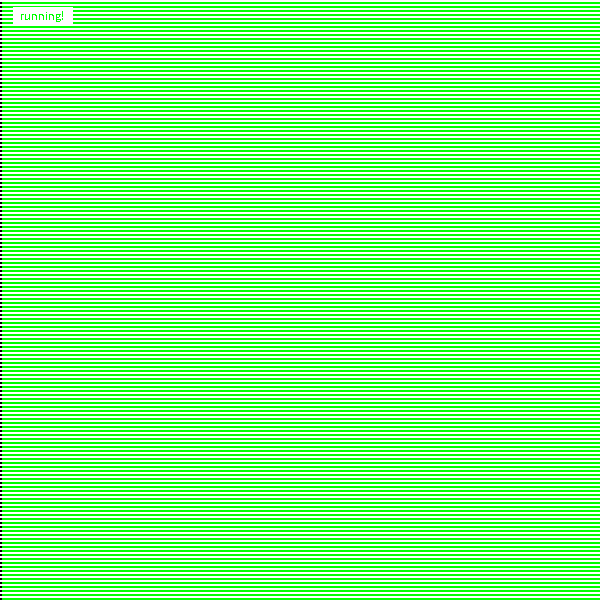
Frame 1 (no input)
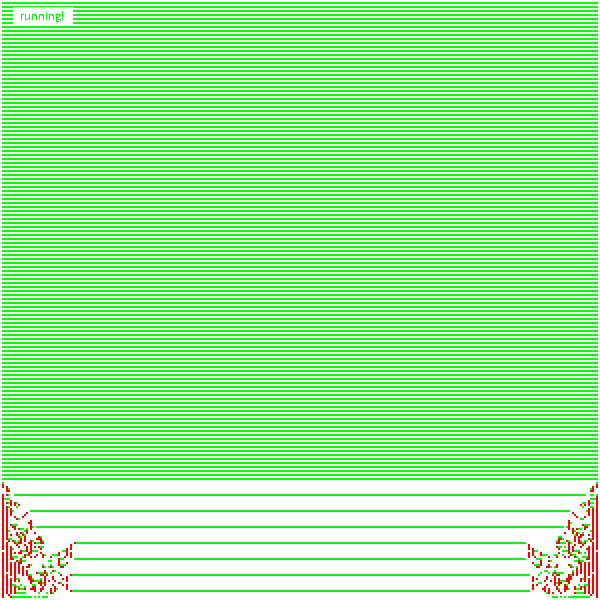
Frame 60 (the mouse pressed at the canvas centre just before this capture)
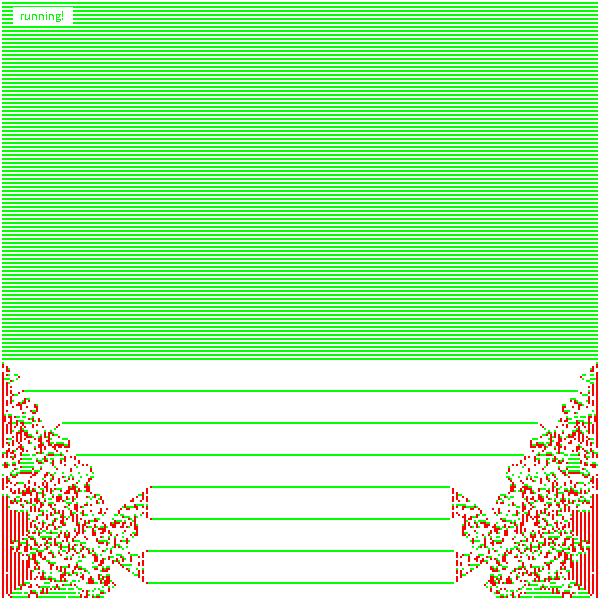
Frame 120 (the mouse held since frame 60 and released just before this capture)

The Processing sketch that drew these frames (run headless with seeded random() and noise(); from frame 60 on, the mouse is pressed at the canvas centre):

// Processing sketch: sketch_05_cellular_automata_experiment
// ── sketch_05_cellular_automata_experiment.pde
boolean pause = false;
int cellSize = 2;

int gridCountX;
int gridCountY;
int[][] grid;
int[][] buffer;

float randProbability = 0.2;

void setup() {
  size(600, 600);
  frameRate(30);
  noSmooth();
  background(255);
  
  gridCountX = int(width/cellSize);
  gridCountY = int(height/cellSize);

  grid       = new int[gridCountY][gridCountX];
  buffer     = new int[gridCountY][gridCountX];

  grid       = populate(grid);
}

int[][] populate(int[][] g) {
  int rows = g.length;
  int cols = (rows > 0) ? g[0].length : 0;
  for (int i=0; i < rows; i++) {
    for (int j=0; j < cols; j++) {
      g[i][j] = (i%2 == 0) ? 0 : 1; // (random(1) > randProbability) ? 1 : 0;
    }
  }
  return g;
}

int[][] empty(int[][] g) {
  int rows = g.length;
  int cols = (rows > 0) ? g[0].length : 0;
  for (int i=0; i < rows; i++) {
    for (int j=0; j < cols; j++) {
      g[i][j] = 0;
    }
  }
  return g;
}

void process() {
  int[][] buffer = new int[gridCountY][gridCountX];
  for (int i=1; i < gridCountY-1; i++) {
    for (int j=1; j < gridCountX-1; j++) {

      int idxLeft     = (j > 0) ? j - 1 : j;
      int idxRight    = (j < gridCountX-1) ? j + 1 : 0;
      int idxTop      = (i > 0) ? i - 1 : i;
      int idxBottom   = (i < gridCountY-1) ? i + 1 : 0;

      int current     = grid[i][j];
      int left        = grid[i][idxLeft];
      int right       = grid[i][idxRight];
      int top         = grid[idxTop][j];
      int bottom      = grid[idxBottom][j];
      int topLeft     = grid[idxTop][idxLeft];
      int topRight    = grid[idxTop][idxRight];
      int bottomLeft  = grid[idxBottom][idxLeft];
      int bottomRight = grid[idxBottom][idxRight];

      int sum = left + right + top + bottom + topLeft + topRight + bottomLeft + bottomRight; // + current;

      // Rules of Life ... slightly modified
      if      ((current == 1) && (sum <  2)) buffer[i][j] = 1;        // Loneliness
      else if ((current == 1) && (sum >  3)) buffer[i][j] = 0;        // Overpopulation
      else if ((current == 0) && (sum == 3)) buffer[i][j] = 1;        // Reproduction
      else                                   buffer[i][j] = current;  // Stasis
    }
  } 
  grid = buffer;
}

void draw() {
  background(255);
  for (int i=0; i < gridCountY; i++) {
    for (int j=0; j < gridCountX; j++) {
      int cell = grid[i][j];
      noStroke();
      if (cell == 1) {
        if (j > 0 && i > 0) {
          boolean horizontal = grid[i-1][j] == 1;
          boolean vertical = grid[i][j-1] == 1;
          if (horizontal) {
           fill(255, 0, 0); 
          } else if (vertical) {
           fill(0, 255, 0);  
          }
        } else {
          fill(0);
        }
        rect(j*cellSize, i*cellSize, cellSize, cellSize);
      }
    }
  }

  if (pause) {
    fill(255);
    rect(13, 7, 60, 19);
    fill(255, 0, 0);
    text("paused!", 20, 20);
  } else {
    process();
    fill(255);
    rect(13, 7, 60, 19);
    fill(0, 255, 0);
    text("running!", 20, 20);
  }
}

void keyPressed() {
  if(key == ' ') {
    pause = !pause;
  }
  if(key == 'r') {
    grid = populate(grid);
  }
  if(key == 'c') {
    grid = empty(grid);
  }
}

void mouseDragged() {
  int indexX = floor(mouseX / cellSize);
  int indexY = floor(mouseY / cellSize);
  int cell = grid[indexY][indexX];

  cell = (cell == 0) ? 1 : 0;
  grid[indexY][indexX] = cell;
}
